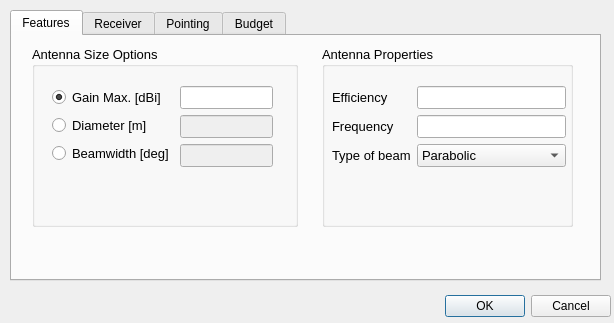
<?xml version="1.0" encoding="UTF-8"?>
<ui version="4.0">
 <class>receiverPayloadDialog</class>
 <widget class="QDialog" name="receiverPayloadDialog">
  <property name="geometry">
   <rect>
    <x>0</x>
    <y>0</y>
    <width>614</width>
    <height>323</height>
   </rect>
  </property>
  <property name="minimumSize">
   <size>
    <width>614</width>
    <height>323</height>
   </size>
  </property>
  <property name="maximumSize">
   <size>
    <width>614</width>
    <height>323</height>
   </size>
  </property>
  <property name="sizeIncrement">
   <size>
    <width>0</width>
    <height>0</height>
   </size>
  </property>
  <property name="windowTitle">
   <string>Receiver</string>
  </property>
  <widget class="QDialogButtonBox" name="buttonBox">
   <property name="geometry">
    <rect>
     <x>270</x>
     <y>290</y>
     <width>341</width>
     <height>32</height>
    </rect>
   </property>
   <property name="orientation">
    <enum>Qt::Horizontal</enum>
   </property>
   <property name="standardButtons">
    <set>QDialogButtonBox::Cancel|QDialogButtonBox::Ok</set>
   </property>
  </widget>
  <widget class="QTabWidget" name="tabWidget">
   <property name="geometry">
    <rect>
     <x>10</x>
     <y>10</y>
     <width>591</width>
     <height>271</height>
    </rect>
   </property>
   <property name="currentIndex">
    <number>0</number>
   </property>
   <widget class="QWidget" name="FeaturesPage">
    <property name="enabled">
     <bool>true</bool>
    </property>
    <attribute name="title">
     <string>Features</string>
    </attribute>
    <widget class="QGroupBox" name="AntennaSizeGroupBox">
     <property name="geometry">
      <rect>
       <x>20</x>
       <y>10</y>
       <width>266</width>
       <height>181</height>
      </rect>
     </property>
     <property name="font">
      <font>
       <pointsize>10</pointsize>
      </font>
     </property>
     <property name="title">
      <string>Antenna Size Options</string>
     </property>
     <widget class="QWidget" name="layoutWidget">
      <property name="geometry">
       <rect>
        <x>20</x>
        <y>40</y>
        <width>221</width>
        <height>131</height>
       </rect>
      </property>
      <layout class="QVBoxLayout" name="verticalLayout_5">
       <item>
        <layout class="QHBoxLayout" name="horizontalLayout">
         <item>
          <layout class="QVBoxLayout" name="verticalLayout">
           <item>
            <widget class="QRadioButton" name="GainMaxRadioButton">
             <property name="text">
              <string>Gain Max. [dBi]</string>
             </property>
             <property name="checked">
              <bool>true</bool>
             </property>
             <property name="autoRepeat">
              <bool>false</bool>
             </property>
            </widget>
           </item>
           <item>
            <widget class="QRadioButton" name="DiameterRadioButton">
             <property name="text">
              <string>Diameter [m]</string>
             </property>
            </widget>
           </item>
           <item>
            <widget class="QRadioButton" name="BeamWidthRadioButton">
             <property name="text">
              <string>Beamwidth [deg]</string>
             </property>
            </widget>
           </item>
          </layout>
         </item>
         <item>
          <layout class="QVBoxLayout" name="verticalLayout_2">
           <item>
            <widget class="QLineEdit" name="GainLineEdit">
             <property name="alignment">
              <set>Qt::AlignRight|Qt::AlignTrailing|Qt::AlignVCenter</set>
             </property>
            </widget>
           </item>
           <item>
            <widget class="QLineEdit" name="DiameterLineEdit">
             <property name="enabled">
              <bool>false</bool>
             </property>
             <property name="alignment">
              <set>Qt::AlignRight|Qt::AlignTrailing|Qt::AlignVCenter</set>
             </property>
            </widget>
           </item>
           <item>
            <widget class="QLineEdit" name="BeamLineEdit">
             <property name="enabled">
              <bool>false</bool>
             </property>
             <property name="alignment">
              <set>Qt::AlignRight|Qt::AlignTrailing|Qt::AlignVCenter</set>
             </property>
            </widget>
           </item>
          </layout>
         </item>
        </layout>
       </item>
       <item>
        <spacer name="verticalSpacer">
         <property name="orientation">
          <enum>Qt::Vertical</enum>
         </property>
         <property name="sizeHint" stdset="0">
          <size>
           <width>20</width>
           <height>40</height>
          </size>
         </property>
        </spacer>
       </item>
      </layout>
     </widget>
    </widget>
    <widget class="QGroupBox" name="groupBox">
     <property name="geometry">
      <rect>
       <x>310</x>
       <y>10</y>
       <width>251</width>
       <height>181</height>
      </rect>
     </property>
     <property name="font">
      <font>
       <pointsize>10</pointsize>
      </font>
     </property>
     <property name="title">
      <string>Antenna Properties</string>
     </property>
     <widget class="QWidget" name="layoutWidget">
      <property name="geometry">
       <rect>
        <x>10</x>
        <y>40</y>
        <width>234</width>
        <height>131</height>
       </rect>
      </property>
      <layout class="QVBoxLayout" name="verticalLayout_6">
       <item>
        <layout class="QHBoxLayout" name="horizontalLayout_2">
         <item>
          <layout class="QVBoxLayout" name="verticalLayout_4">
           <item>
            <widget class="QLabel" name="EfficiencyLabel">
             <property name="text">
              <string>Efficiency </string>
             </property>
            </widget>
           </item>
           <item>
            <widget class="QLabel" name="FrequencyLabel">
             <property name="text">
              <string>Frequency</string>
             </property>
            </widget>
           </item>
           <item>
            <widget class="QLabel" name="TypeBeamLabel">
             <property name="text">
              <string>Type of beam</string>
             </property>
            </widget>
           </item>
          </layout>
         </item>
         <item>
          <layout class="QVBoxLayout" name="verticalLayout_3">
           <item>
            <widget class="QLineEdit" name="EfficiencyLineEdit">
             <property name="alignment">
              <set>Qt::AlignRight|Qt::AlignTrailing|Qt::AlignVCenter</set>
             </property>
            </widget>
           </item>
           <item>
            <widget class="QLineEdit" name="FrequencyLineEdit">
             <property name="alignment">
              <set>Qt::AlignRight|Qt::AlignTrailing|Qt::AlignVCenter</set>
             </property>
            </widget>
           </item>
           <item>
            <widget class="QComboBox" name="TypeBeamComboBox">
             <item>
              <property name="text">
               <string>Parabolic</string>
              </property>
             </item>
             <item>
              <property name="text">
               <string>Gaussian</string>
              </property>
             </item>
            </widget>
           </item>
          </layout>
         </item>
        </layout>
       </item>
       <item>
        <spacer name="verticalSpacer_2">
         <property name="orientation">
          <enum>Qt::Vertical</enum>
         </property>
         <property name="sizeHint" stdset="0">
          <size>
           <width>20</width>
           <height>40</height>
          </size>
         </property>
        </spacer>
       </item>
      </layout>
     </widget>
    </widget>
   </widget>
   <widget class="QWidget" name="ReceiverPage">
    <attribute name="title">
     <string>Receiver</string>
    </attribute>
    <widget class="QGroupBox" name="PolarisationGroupBox">
     <property name="geometry">
      <rect>
       <x>310</x>
       <y>10</y>
       <width>268</width>
       <height>101</height>
      </rect>
     </property>
     <property name="font">
      <font>
       <pointsize>10</pointsize>
      </font>
     </property>
     <property name="title">
      <string>Polarisation</string>
     </property>
     <widget class="QWidget" name="layoutWidget">
      <property name="geometry">
       <rect>
        <x>20</x>
        <y>20</y>
        <width>241</width>
        <height>72</height>
       </rect>
      </property>
      <layout class="QHBoxLayout" name="horizontalLayout_4">
       <item>
        <layout class="QVBoxLayout" name="verticalLayout_10">
         <item>
          <widget class="QLabel" name="TypePolLabel">
           <property name="text">
            <string>Type</string>
           </property>
          </widget>
         </item>
         <item>
          <widget class="QLabel" name="TiltLabel">
           <property name="text">
            <string>Tilt Angle [deg]</string>
           </property>
          </widget>
         </item>
        </layout>
       </item>
       <item>
        <layout class="QVBoxLayout" name="verticalLayout_11">
         <item>
          <widget class="QComboBox" name="PolarisationComboBox">
           <item>
            <property name="text">
             <string>Linear</string>
            </property>
           </item>
           <item>
            <property name="text">
             <string>Right Circular</string>
            </property>
           </item>
           <item>
            <property name="text">
             <string>Left Circular</string>
            </property>
           </item>
          </widget>
         </item>
         <item>
          <widget class="QLineEdit" name="TiltLineEdit">
           <property name="text">
            <string/>
           </property>
           <property name="alignment">
            <set>Qt::AlignRight|Qt::AlignTrailing|Qt::AlignVCenter</set>
           </property>
          </widget>
         </item>
        </layout>
       </item>
      </layout>
     </widget>
    </widget>
    <widget class="QGroupBox" name="SystemTempGroupBox">
     <property name="geometry">
      <rect>
       <x>10</x>
       <y>110</y>
       <width>291</width>
       <height>131</height>
      </rect>
     </property>
     <property name="title">
      <string>System Temperature</string>
     </property>
     <widget class="QWidget" name="layoutWidget">
      <property name="geometry">
       <rect>
        <x>0</x>
        <y>30</y>
        <width>271</width>
        <height>97</height>
       </rect>
      </property>
      <layout class="QHBoxLayout" name="horizontalLayout_3">
       <item>
        <layout class="QVBoxLayout" name="verticalLayout_12">
         <item>
          <widget class="QLabel" name="RxNoiseFigureLabel">
           <property name="text">
            <string>Receiver Noise Figure[dB] </string>
           </property>
          </widget>
         </item>
         <item>
          <widget class="QLabel" name="RxFeederTmpLabel">
           <property name="text">
            <string>Thermo. Temp. Feeder [K]</string>
           </property>
          </widget>
         </item>
         <item>
          <widget class="QLabel" name="RxTempLabel">
           <property name="text">
            <string>Themo. Temp. Rx [K]</string>
           </property>
          </widget>
         </item>
        </layout>
       </item>
       <item>
        <layout class="QVBoxLayout" name="verticalLayout_13">
         <item>
          <widget class="QLineEdit" name="RxNoiseFigureLineEdit">
           <property name="minimumSize">
            <size>
             <width>50</width>
             <height>0</height>
            </size>
           </property>
           <property name="text">
            <string/>
           </property>
           <property name="alignment">
            <set>Qt::AlignRight|Qt::AlignTrailing|Qt::AlignVCenter</set>
           </property>
          </widget>
         </item>
         <item>
          <widget class="QLineEdit" name="RxFeederTmpLineEdit">
           <property name="alignment">
            <set>Qt::AlignRight|Qt::AlignTrailing|Qt::AlignVCenter</set>
           </property>
          </widget>
         </item>
         <item>
          <widget class="QLineEdit" name="RxTempLineEdit">
           <property name="alignment">
            <set>Qt::AlignRight|Qt::AlignTrailing|Qt::AlignVCenter</set>
           </property>
          </widget>
         </item>
        </layout>
       </item>
      </layout>
     </widget>
    </widget>
    <widget class="QLabel" name="label">
     <property name="geometry">
      <rect>
       <x>330</x>
       <y>116</y>
       <width>159</width>
       <height>18</height>
      </rect>
     </property>
     <property name="font">
      <font>
       <weight>75</weight>
       <bold>true</bold>
      </font>
     </property>
     <property name="text">
      <string>Antenna Temperature</string>
     </property>
    </widget>
    <widget class="QWidget" name="layoutWidget_2">
     <property name="geometry">
      <rect>
       <x>330</x>
       <y>140</y>
       <width>249</width>
       <height>59</height>
      </rect>
     </property>
     <layout class="QVBoxLayout" name="verticalLayout_20">
      <item>
       <layout class="QHBoxLayout" name="horizontalLayout_12">
        <item>
         <widget class="QRadioButton" name="ConstantTempRadioButton">
          <property name="text">
           <string>Constant [K]</string>
          </property>
         </widget>
        </item>
        <item>
         <widget class="QLineEdit" name="AntennaTempLineEdit">
          <property name="enabled">
           <bool>false</bool>
          </property>
          <property name="text">
           <string/>
          </property>
          <property name="alignment">
           <set>Qt::AlignRight|Qt::AlignTrailing|Qt::AlignVCenter</set>
          </property>
         </widget>
        </item>
       </layout>
      </item>
      <item>
       <widget class="QRadioButton" name="CalculatedTempRadioButton">
        <property name="text">
         <string>Calculated</string>
        </property>
        <property name="checked">
         <bool>true</bool>
        </property>
       </widget>
      </item>
     </layout>
    </widget>
    <widget class="QGroupBox" name="EquipmentGroupBox">
     <property name="geometry">
      <rect>
       <x>10</x>
       <y>10</y>
       <width>291</width>
       <height>91</height>
      </rect>
     </property>
     <property name="title">
      <string>Equipment</string>
     </property>
     <widget class="QWidget" name="layoutWidget">
      <property name="geometry">
       <rect>
        <x>0</x>
        <y>30</y>
        <width>271</width>
        <height>64</height>
       </rect>
      </property>
      <layout class="QHBoxLayout" name="horizontalLayout_5">
       <item>
        <layout class="QVBoxLayout" name="verticalLayout_8">
         <item>
          <widget class="QLabel" name="RxFeederLossLabel">
           <property name="text">
            <string>Feeder Loss [dB]</string>
           </property>
          </widget>
         </item>
         <item>
          <widget class="QLabel" name="RxDepointingLossLabel">
           <property name="text">
            <string>Depointing Loss [dB]</string>
           </property>
          </widget>
         </item>
        </layout>
       </item>
       <item>
        <layout class="QVBoxLayout" name="verticalLayout_7">
         <item>
          <widget class="QLineEdit" name="RxFeederLossLineEdit">
           <property name="alignment">
            <set>Qt::AlignRight|Qt::AlignTrailing|Qt::AlignVCenter</set>
           </property>
          </widget>
         </item>
         <item>
          <widget class="QLineEdit" name="RxDepointingLossLineEdit">
           <property name="alignment">
            <set>Qt::AlignRight|Qt::AlignTrailing|Qt::AlignVCenter</set>
           </property>
          </widget>
         </item>
        </layout>
       </item>
      </layout>
     </widget>
    </widget>
   </widget>
   <widget class="QWidget" name="PointingPage">
    <attribute name="title">
     <string>Pointing</string>
    </attribute>
    <widget class="QStackedWidget" name="stackedWidget">
     <property name="enabled">
      <bool>true</bool>
     </property>
     <property name="geometry">
      <rect>
       <x>170</x>
       <y>120</y>
       <width>351</width>
       <height>101</height>
      </rect>
     </property>
     <property name="currentIndex">
      <number>0</number>
     </property>
     <widget class="QWidget" name="CircularPage">
      <widget class="QWidget" name="layoutWidget">
       <property name="geometry">
        <rect>
         <x>7</x>
         <y>1</y>
         <width>211</width>
         <height>28</height>
        </rect>
       </property>
       <layout class="QHBoxLayout" name="horizontalLayout_10">
        <item>
         <widget class="QLabel" name="ConeAngleLabel">
          <property name="text">
           <string>Cone Angle      </string>
          </property>
         </widget>
        </item>
        <item>
         <widget class="QLineEdit" name="ConeAngleLineEdit">
          <property name="maximumSize">
           <size>
            <width>100</width>
            <height>26</height>
           </size>
          </property>
          <property name="text">
           <string/>
          </property>
          <property name="alignment">
           <set>Qt::AlignRight|Qt::AlignTrailing|Qt::AlignVCenter</set>
          </property>
         </widget>
        </item>
       </layout>
      </widget>
     </widget>
     <widget class="QWidget" name="RectangularPage">
      <widget class="QWidget" name="layoutWidget">
       <property name="geometry">
        <rect>
         <x>4</x>
         <y>1</y>
         <width>287</width>
         <height>62</height>
        </rect>
       </property>
       <layout class="QHBoxLayout" name="horizontalLayout_9">
        <item>
         <layout class="QVBoxLayout" name="verticalLayout_17">
          <item>
           <widget class="QLabel" name="VerAngleLabel">
            <property name="text">
             <string>Vertical Half Angle [deg]</string>
            </property>
           </widget>
          </item>
          <item>
           <widget class="QLabel" name="HorAngleLabel">
            <property name="text">
             <string>Horizontal Half Angle [deg]</string>
            </property>
           </widget>
          </item>
         </layout>
        </item>
        <item>
         <layout class="QVBoxLayout" name="verticalLayout_16">
          <item>
           <widget class="QLineEdit" name="VertAngleLineEdit">
            <property name="maximumSize">
             <size>
              <width>100</width>
              <height>26</height>
             </size>
            </property>
            <property name="alignment">
             <set>Qt::AlignRight|Qt::AlignTrailing|Qt::AlignVCenter</set>
            </property>
           </widget>
          </item>
          <item>
           <widget class="QLineEdit" name="HorAngleLineEdit">
            <property name="maximumSize">
             <size>
              <width>100</width>
              <height>26</height>
             </size>
            </property>
            <property name="alignment">
             <set>Qt::AlignRight|Qt::AlignTrailing|Qt::AlignVCenter</set>
            </property>
           </widget>
          </item>
         </layout>
        </item>
       </layout>
      </widget>
     </widget>
    </widget>
    <widget class="QWidget" name="layoutWidget">
     <property name="geometry">
      <rect>
       <x>175</x>
       <y>21</y>
       <width>226</width>
       <height>95</height>
      </rect>
     </property>
     <layout class="QHBoxLayout" name="horizontalLayout_6">
      <item>
       <layout class="QVBoxLayout" name="verticalLayout_15">
        <item>
         <widget class="QLabel" name="ElevationLabel">
          <property name="text">
           <string>Elevation [deg]</string>
          </property>
         </widget>
        </item>
        <item>
         <widget class="QLabel" name="AzimuthLabel">
          <property name="text">
           <string>Azimuth [deg]</string>
          </property>
         </widget>
        </item>
        <item>
         <widget class="QLabel" name="ConeShapeLabel">
          <property name="text">
           <string>Cone Shape</string>
          </property>
         </widget>
        </item>
       </layout>
      </item>
      <item>
       <layout class="QVBoxLayout" name="verticalLayout_14">
        <item>
         <widget class="QLineEdit" name="ElLineEdit">
          <property name="enabled">
           <bool>false</bool>
          </property>
          <property name="maximumSize">
           <size>
            <width>100</width>
            <height>26</height>
           </size>
          </property>
          <property name="font">
           <font>
            <italic>false</italic>
            <underline>false</underline>
            <strikeout>false</strikeout>
           </font>
          </property>
          <property name="text">
           <string>90</string>
          </property>
          <property name="alignment">
           <set>Qt::AlignRight|Qt::AlignTrailing|Qt::AlignVCenter</set>
          </property>
         </widget>
        </item>
        <item>
         <widget class="QLineEdit" name="AzLineEdit">
          <property name="enabled">
           <bool>false</bool>
          </property>
          <property name="maximumSize">
           <size>
            <width>100</width>
            <height>26</height>
           </size>
          </property>
          <property name="text">
           <string>0</string>
          </property>
          <property name="alignment">
           <set>Qt::AlignRight|Qt::AlignTrailing|Qt::AlignVCenter</set>
          </property>
         </widget>
        </item>
        <item>
         <widget class="QComboBox" name="ConeShapeComboBox">
          <property name="maximumSize">
           <size>
            <width>120</width>
            <height>30</height>
           </size>
          </property>
          <item>
           <property name="text">
            <string>Circular</string>
           </property>
          </item>
          <item>
           <property name="text">
            <string>Rectangular</string>
           </property>
          </item>
          <item>
           <property name="text">
            <string>Oval</string>
           </property>
          </item>
         </widget>
        </item>
       </layout>
      </item>
     </layout>
    </widget>
   </widget>
   <widget class="QWidget" name="BudgetPage">
    <attribute name="title">
     <string>Budget</string>
    </attribute>
    <widget class="QWidget" name="formLayoutWidget_2">
     <property name="geometry">
      <rect>
       <x>180</x>
       <y>20</y>
       <width>201</width>
       <height>151</height>
      </rect>
     </property>
     <layout class="QFormLayout" name="formLayout_2">
      <property name="fieldGrowthPolicy">
       <enum>QFormLayout::FieldsStayAtSizeHint</enum>
      </property>
      <item row="0" column="0">
       <widget class="QLabel" name="MassLabel">
        <property name="text">
         <string>Mass [Kg]: </string>
        </property>
       </widget>
      </item>
      <item row="0" column="1">
       <widget class="QLineEdit" name="MassLineEdit"/>
      </item>
      <item row="1" column="0">
       <widget class="QLabel" name="LengthLabel">
        <property name="text">
         <string>Length [m]: </string>
        </property>
       </widget>
      </item>
      <item row="1" column="1">
       <widget class="QLineEdit" name="LengthLineEdit"/>
      </item>
      <item row="2" column="0">
       <widget class="QLabel" name="WidthLabel">
        <property name="text">
         <string>Width [m]: </string>
        </property>
       </widget>
      </item>
      <item row="2" column="1">
       <widget class="QLineEdit" name="WidthLineEdit"/>
      </item>
      <item row="3" column="0">
       <widget class="QLabel" name="HightLabel">
        <property name="text">
         <string>Hight [m]: </string>
        </property>
       </widget>
      </item>
      <item row="3" column="1">
       <widget class="QLineEdit" name="HightLineEdit"/>
      </item>
     </layout>
    </widget>
   </widget>
  </widget>
  <widget class="QWidget" name="layoutWidget">
   <property name="geometry">
    <rect>
     <x>0</x>
     <y>0</y>
     <width>2</width>
     <height>2</height>
    </rect>
   </property>
   <layout class="QHBoxLayout" name="horizontalLayout_7"/>
  </widget>
  <widget class="QWidget" name="layoutWidget">
   <property name="geometry">
    <rect>
     <x>0</x>
     <y>0</y>
     <width>2</width>
     <height>2</height>
    </rect>
   </property>
   <layout class="QHBoxLayout" name="horizontalLayout_8"/>
  </widget>
 </widget>
 <resources/>
 <connections>
  <connection>
   <sender>buttonBox</sender>
   <signal>accepted()</signal>
   <receiver>receiverPayloadDialog</receiver>
   <slot>accept()</slot>
   <hints>
    <hint type="sourcelabel">
     <x>248</x>
     <y>254</y>
    </hint>
    <hint type="destinationlabel">
     <x>157</x>
     <y>274</y>
    </hint>
   </hints>
  </connection>
  <connection>
   <sender>buttonBox</sender>
   <signal>rejected()</signal>
   <receiver>receiverPayloadDialog</receiver>
   <slot>reject()</slot>
   <hints>
    <hint type="sourcelabel">
     <x>316</x>
     <y>260</y>
    </hint>
    <hint type="destinationlabel">
     <x>286</x>
     <y>274</y>
    </hint>
   </hints>
  </connection>
  <connection>
   <sender>GainMaxRadioButton</sender>
   <signal>toggled(bool)</signal>
   <receiver>GainLineEdit</receiver>
   <slot>setEnabled(bool)</slot>
   <hints>
    <hint type="sourcelabel">
     <x>171</x>
     <y>106</y>
    </hint>
    <hint type="destinationlabel">
     <x>217</x>
     <y>107</y>
    </hint>
   </hints>
  </connection>
  <connection>
   <sender>GainMaxRadioButton</sender>
   <signal>toggled(bool)</signal>
   <receiver>DiameterLineEdit</receiver>
   <slot>setDisabled(bool)</slot>
   <hints>
    <hint type="sourcelabel">
     <x>121</x>
     <y>114</y>
    </hint>
    <hint type="destinationlabel">
     <x>233</x>
     <y>141</y>
    </hint>
   </hints>
  </connection>
  <connection>
   <sender>GainMaxRadioButton</sender>
   <signal>toggled(bool)</signal>
   <receiver>BeamLineEdit</receiver>
   <slot>setDisabled(bool)</slot>
   <hints>
    <hint type="sourcelabel">
     <x>152</x>
     <y>111</y>
    </hint>
    <hint type="destinationlabel">
     <x>249</x>
     <y>183</y>
    </hint>
   </hints>
  </connection>
  <connection>
   <sender>DiameterRadioButton</sender>
   <signal>toggled(bool)</signal>
   <receiver>GainLineEdit</receiver>
   <slot>setDisabled(bool)</slot>
   <hints>
    <hint type="sourcelabel">
     <x>103</x>
     <y>141</y>
    </hint>
    <hint type="destinationlabel">
     <x>226</x>
     <y>111</y>
    </hint>
   </hints>
  </connection>
  <connection>
   <sender>DiameterRadioButton</sender>
   <signal>toggled(bool)</signal>
   <receiver>DiameterLineEdit</receiver>
   <slot>setEnabled(bool)</slot>
   <hints>
    <hint type="sourcelabel">
     <x>125</x>
     <y>138</y>
    </hint>
    <hint type="destinationlabel">
     <x>243</x>
     <y>139</y>
    </hint>
   </hints>
  </connection>
  <connection>
   <sender>DiameterRadioButton</sender>
   <signal>toggled(bool)</signal>
   <receiver>BeamLineEdit</receiver>
   <slot>setDisabled(bool)</slot>
   <hints>
    <hint type="sourcelabel">
     <x>134</x>
     <y>140</y>
    </hint>
    <hint type="destinationlabel">
     <x>251</x>
     <y>181</y>
    </hint>
   </hints>
  </connection>
  <connection>
   <sender>BeamWidthRadioButton</sender>
   <signal>toggled(bool)</signal>
   <receiver>GainLineEdit</receiver>
   <slot>setDisabled(bool)</slot>
   <hints>
    <hint type="sourcelabel">
     <x>67</x>
     <y>169</y>
    </hint>
    <hint type="destinationlabel">
     <x>232</x>
     <y>104</y>
    </hint>
   </hints>
  </connection>
  <connection>
   <sender>BeamWidthRadioButton</sender>
   <signal>toggled(bool)</signal>
   <receiver>DiameterLineEdit</receiver>
   <slot>setDisabled(bool)</slot>
   <hints>
    <hint type="sourcelabel">
     <x>165</x>
     <y>167</y>
    </hint>
    <hint type="destinationlabel">
     <x>215</x>
     <y>149</y>
    </hint>
   </hints>
  </connection>
  <connection>
   <sender>BeamWidthRadioButton</sender>
   <signal>toggled(bool)</signal>
   <receiver>BeamLineEdit</receiver>
   <slot>setEnabled(bool)</slot>
   <hints>
    <hint type="sourcelabel">
     <x>152</x>
     <y>173</y>
    </hint>
    <hint type="destinationlabel">
     <x>232</x>
     <y>174</y>
    </hint>
   </hints>
  </connection>
 </connections>
</ui>
